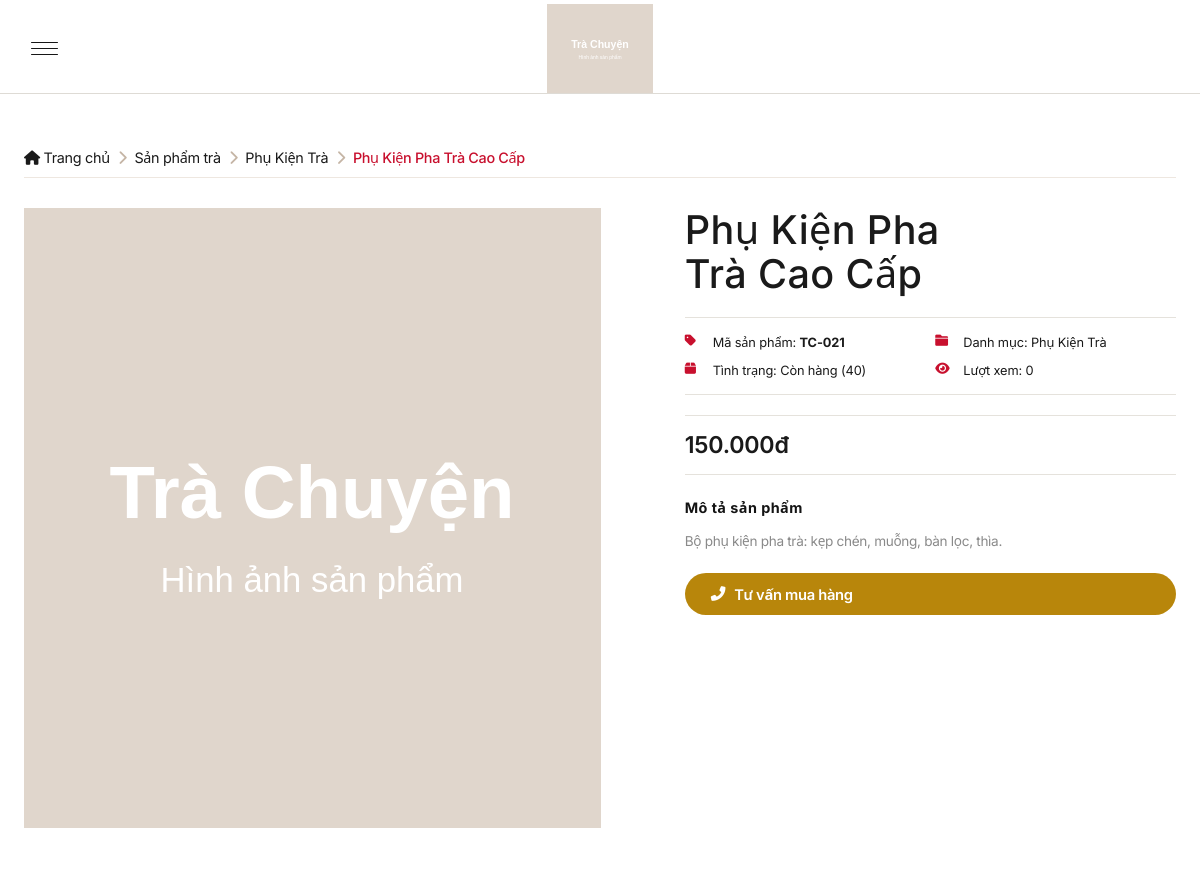
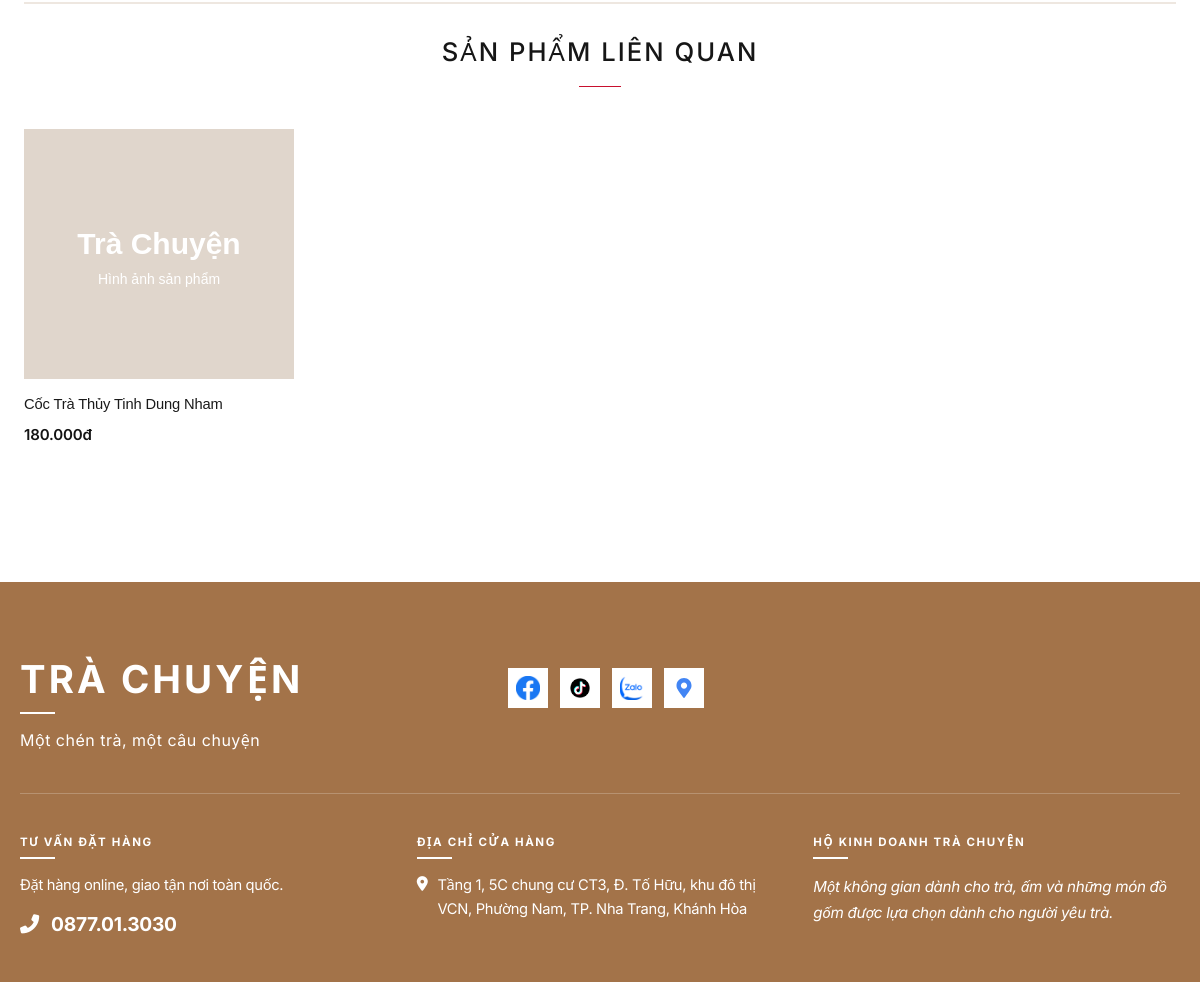
Screenshot of /productdetal.php?id=21 with the database file from the repository (2 pictures, top to bottom).
### tables this page shows
CREATE TABLE IF NOT EXISTS products (
  id int NOT NULL AUTO_INCREMENT,
  code varchar(50) DEFAULT NULL COMMENT 'Mã sản phẩm',
  search_key varchar(500) DEFAULT NULL COMMENT 'Từ khóa tìm kiếm không dấu',
  category_id int DEFAULT NULL COMMENT 'ID danh mục, có thể để trống',
  name varchar(255) NOT NULL COMMENT 'Tên sản phẩm',
  slug varchar(255) NOT NULL COMMENT 'Đường dẫn thân thiện',
  description text COMMENT 'Mô tả chi tiết',
  short_description varchar(500) DEFAULT NULL COMMENT 'Mô tả ngắn',
  price decimal(15,2) NOT NULL COMMENT 'Giá hiện tại',
  old_price decimal(15,2) DEFAULT NULL COMMENT 'Giá cũ (để hiển thị giảm giá)',
  badge enum('hot','sale','new','') DEFAULT '' COMMENT 'Nhãn dán: Hot, Sale, Mới',
  image_url varchar(255) DEFAULT NULL COMMENT 'Ảnh đại diện',
  gallery longtext DEFAULT NULL COMMENT 'Danh sách ảnh phụ JSON',
  rating_avg decimal(2,1) DEFAULT 0.0 COMMENT 'Điểm đánh giá trung bình',
  review_count int DEFAULT 0 COMMENT 'Tổng số lượt đánh giá',
  is_best_seller tinyint(1) DEFAULT 0 COMMENT 'Sản phẩm bán chạy',
  stock_quantity int DEFAULT 0 COMMENT 'Số lượng tồn kho',
  capacity int DEFAULT NULL COMMENT 'Dung tích (ml)',
  is_active tinyint(1) DEFAULT 1 COMMENT 'Trạng thái hoạt động',
  views int DEFAULT 0 COMMENT 'Số lượt xem',
  created_at timestamp NULL DEFAULT CURRENT_TIMESTAMP,
  updated_at timestamp NULL DEFAULT CURRENT_TIMESTAMP ON UPDATE CURRENT_TIMESTAMP,
  PRIMARY KEY (id),
  UNIQUE KEY slug (slug),
  UNIQUE KEY uk_products_code (code),
  KEY category_id (category_id),
  CONSTRAINT products_ibfk_1 FOREIGN KEY (category_id) REFERENCES categories (id) ON DELETE SET NULL
);

CREATE TABLE IF NOT EXISTS categories (
  id int NOT NULL AUTO_INCREMENT,
  name varchar(255) NOT NULL COMMENT 'Tên danh mục',
  slug varchar(255) NOT NULL COMMENT 'Đường dẫn thân thiện',
  description text COMMENT 'Mô tả danh mục',
  image_url varchar(255) DEFAULT NULL COMMENT 'Ảnh đại diện',
  parent_id int DEFAULT NULL COMMENT 'Danh mục cha (NULL = cấp 1)',
  is_active tinyint(1) DEFAULT 1 COMMENT 'Trạng thái hoạt động',
  sort_order int DEFAULT 0 COMMENT 'Thứ tự hiển thị',
  created_at timestamp NULL DEFAULT CURRENT_TIMESTAMP,
  updated_at timestamp NULL DEFAULT CURRENT_TIMESTAMP ON UPDATE CURRENT_TIMESTAMP,
  PRIMARY KEY (id),
  UNIQUE KEY slug (slug),
  KEY parent_id (parent_id),
  CONSTRAINT categories_ibfk_1 FOREIGN KEY (parent_id) REFERENCES categories (id) ON DELETE SET NULL
);

### config/db.php (called while the page is built, shortened)
<?php
function db(): PDO
{
    static $pdo = null;
    if ($pdo === null) {
        $dsn = 'mysql:host=' . DB_HOST . ';dbname=' . DB_NAME . ';charset=' . DB_CHARSET;
        try {
            $pdo = new PDO($dsn, DB_USER, DB_PASS, [
                PDO::ATTR_ERRMODE            => PDO::ERRMODE_EXCEPTION,
                PDO::ATTR_DEFAULT_FETCH_MODE => PDO::FETCH_ASSOC,
                PDO::ATTR_EMULATE_PREPARES   => false,
            ]);
        } catch (PDOException $e) {
            error_log('Database connection failed: ' . $e->getMessage());
            http_response_code(500);
            die('Máy chủ đang gặp sự cố. Vui lòng thử lại sau.');
        }
    }
    return $pdo;
}
function e(?string $value): string
{
    return htmlspecialchars((string)$value, ENT_QUOTES, 'UTF-8');
}
function formatPrice($price): string
{
    return number_format((float)$price, 0, ',', '.');
}
function url(string $path): string
{
    return BASE_URL . $path;
}
function categoryPageUrl(string $slug): string
{
    $all = function_exists('getAllCategories') ? getAllCategories(true) : [];
    $categories = $all;
    $cat = null;
    foreach ($categories as $c) {
        if ($c['slug'] === $slug) {
            $cat = $c;
            break;
        }
    }
    $root = $cat !== null ? categoryRoot((int)$cat['id'], $categories) : null;
    $rootSlug = $root['slug'] ?? '';
    return 'product.php?category=' . urlencode($slug);
}
function productImage(?string $imageUrl): string
{
    $placeholder = url('/img/placeholder.svg');
    $imageUrl = trim((string)$imageUrl);
    if ($imageUrl === '' || str_contains($imageUrl, 'via.placeholder.com')) {
        return $placeholder;
    }
    return url('/' . ltrim($imageUrl, '/'));
}

### admin/product/model.php (called while the page is built, shortened)
<?php
function getAllCategories(bool $includeInactive = false): array
{
    $sql = 'SELECT * FROM categories';
    $sql .= ' ORDER BY sort_order, id';
    $stmt = db()->query($sql);
    return $stmt->fetchAll();
}
function rootPageMap(): array
{
    return [
        'tra'          => ['file' => 'san-pham-tra.php', 'active' => 'products'],
        'gomsu'        => ['file' => 'khai-va-chen.php', 'active' => 'teaset'],
        'amtusa'       => ['file' => 'am-tu-sa.php',     'active' => 'teapot'],
        'hop-qua-tang' => ['file' => 'hop-qua-tang.php', 'active' => 'gift'],
    ];
}
function categoryRoot(?int $id, ?array $all = null): ?array
{
    $byId = [];
    foreach ($all as $c) {
        $byId[(int)$c['id']] = $c;
    }
    $seen = [];
    $current = $byId[$id] ?? null;
    while ($current !== null && !isset($seen[(int)$current['id']])) {
        $seen[(int)$current['id']] = true;
        $pid = $current['parent_id'] !== null ? (int)$current['parent_id'] : 0;
        if ($pid <= 0) {
            return $current;
        }
        $current = $byId[$pid] ?? null;
    }
    return $current;
}
function getProductById(int $id, bool $includeInactive = false): ?array
{
    $sql = 'SELECT p.*, c.name AS category_name, c.slug AS category_slug
            FROM products p
            LEFT JOIN categories c ON c.id = p.category_id
            WHERE p.id = ?';
    if (!$includeInactive) {
        $sql .= ' AND p.is_active = 1';
    }
    $stmt = db()->prepare($sql);
    $stmt->execute([$id]);
    return $stmt->fetch() ?: null;
}

### productdetal.php (the view, shortened to what this page needs)
<?php
require_once __DIR__ . '/config/db.php';
require_once __DIR__ . '/admin/product/model.php';
$id = (int)($_GET['id'] ?? 0);
$product = $id ? getProductById($id) : null;
$extraCssLinks = '<link rel="stylesheet" href="css/product-detail.css">';
$relStmt = db()->prepare('SELECT p.*, c.name AS category_name FROM products p
                          LEFT JOIN categories c ON c.id = p.category_id
                          WHERE p.is_active = 1 AND p.category_id = ? AND p.id != ?
                          ORDER BY p.rating_avg DESC LIMIT 4');
$relStmt->execute([$product['category_id'], $product['id']]);
$related = $relStmt->fetchAll();
$mainImg = productImage($product['image_url']);
require __DIR__ . '/includes/header.php';
?>
<div class="container product-detail-page">
    <div class="breadcrumb">
        <a href="index.php"><i class="fas fa-home"></i> Trang chủ</a>
        <span class="separator"><i class="fas fa-chevron-right"></i></span>
        <a href="san-pham-tra.php">Sản phẩm trà</a>
        <?php if ($product['category_slug']): ?>
            <span class="separator"><i class="fas fa-chevron-right"></i></span>
            <a href="<?= e(categoryPageUrl($product['category_slug'])) ?>"><?= e($product['category_name']) ?></a>
        <?php endif; ?>
        <span class="separator"><i class="fas fa-chevron-right"></i></span>
        <span class="current"><?= e($product['name']) ?></span>
    </div>
    <div class="product-detail-grid">
        <div class="product-detail-images">
            <div class="main-image">
                <img src="<?= e($mainImg) ?>" alt="<?= e($product['name']) ?>" id="mainImage">
            </div>
        </div>
        <div class="product-detail-info">
            <h1 class="product-detail-name"><?= e($product['name']) ?></h1>
            <div class="product-meta">
                <div class="product-meta-item">
                    <i class="fas fa-tag"></i>
                    <span>Mã sản phẩm: <strong><?= e($product['code']) ?></strong></span>
                </div>
                <div class="product-meta-item">
                    <i class="fas fa-folder"></i>
                    <span>Danh mục: <?= e($product['category_name']) ?></span>
                </div>
                <div class="product-meta-item">
                    <i class="fas fa-box"></i>
                    <span>Tình trạng: <?= $product['stock_quantity'] > 0 ? 'Còn hàng (' . (int)$product['stock_quantity'] . ')' : 'Hết hàng' ?></span>
                </div>
                <div class="product-meta-item">
                    <i class="fas fa-eye"></i>
                    <span>Lượt xem: <?= (int)$product['views'] ?></span>
                </div>
            </div>
            <div class="product-detail-price">
                <span class="current"><?= formatPrice($product['price']) ?>đ</span>
            </div>
            <div class="product-detail-description">
                <h4>Mô tả sản phẩm</h4>
                <p><?= nl2br(e($product['description'] ?: 'Chưa có mô tả cho sản phẩm này.')) ?></p>
            </div>
            <a class="btn-consult" href="tel:0877013030"><i class="fas fa-phone-alt"></i>Tư vấn mua hàng</a>
        </div>
    </div>
    <?php if ($related): ?>
    <section class="related-products">
        <h2 class="section-title">Sản phẩm liên quan</h2>
        <div class="grid-6col-2row">
            <?php foreach ($related as $rp):
                $rImg = productImage($rp['image_url']);
                ?>
                <div class="product-item" data-id="<?= (int)$rp['id'] ?>">
                    <a href="productdetal.php?id=<?= $rp['id'] ?>">
                        <img src="<?= e($rImg) ?>" alt="<?= e($rp['name']) ?>">
                        <h3><?= e($rp['name']) ?></h3>
                    </a>
                    <div class="product-price">
                        <span class="current-price"><?= formatPrice($rp['price']) ?>đ</span>
                    </div>
                    </div>
            <?php endforeach; ?>
        </div>
    </section>
    <?php endif; ?>
</div>
<?php
require __DIR__ . '/includes/footer.php';
?>

### css/product-detail.css (style rules this page uses)
.breadcrumb { display: flex; align-items: center; gap: 8px; font-size: 0.9rem; color: #8d6e63; margin-bottom: 30px; padding: 10px 0; border-bottom: 1px solid #eee7e0; }
.breadcrumb a { color: #5d4037; text-decoration: none; transition: color 0.3s; }
.breadcrumb .separator { color: #c5b5a5; }
.breadcrumb .current { color: #b8860b; font-weight: 500; }
.product-detail-grid { display: grid; grid-template-columns: 1fr 1fr; gap: 50px; margin-bottom: 50px; }
.product-detail-images { position: relative; }
.main-image { width: 100%; height: 500px; border-radius: 0; overflow: hidden; border: 1px solid #000; box-shadow: 0 4px 20px rgba(0, 0, 0, 0.08); background: #f5f0eb; }
.main-image img { width: 100%; height: 100%; object-fit: cover; }
.product-detail-info { display: flex; flex-direction: column; gap: 20px; }
.product-detail-name { font-family: 'Montserrat', sans-serif; font-size: 1.9rem; font-weight: 700; color: #3e2723; line-height: 1.3; }
.product-detail-price { display: flex; align-items: center; gap: 15px; padding: 15px 0; border-top: 1px solid #eee7e0; border-bottom: 1px solid #eee7e0; }
.product-detail-price .current { font-size: 1.7rem; font-weight: 700; color: #b8860b; }
.product-detail-description { color: #5d4037; line-height: 1.8; font-size: 0.85rem; }
.product-detail-description h4 { font-size: 0.9rem; color: #3e2723; margin-bottom: 8px; }
.product-meta { display: grid; grid-template-columns: 1fr 1fr; gap: 10px; padding: 15px 0; border-top: 1px solid #eee7e0; border-bottom: 1px solid #eee7e0; }
.product-meta-item { display: flex; align-items: center; gap: 8px; color: #5d4037; font-size: 0.8rem; }
.product-meta-item i { color: #b8860b; width: 20px; }
.related-products { margin-top: 50px; padding-top: 30px; border-top: 2px solid #eee7e0; }
.related-products .section-title { font-size: 1.6rem; }
.related-products .grid-6col-2row { grid-template-columns: repeat(4, 1fr); }
:root { --cartier-red: #c8102e; --cartier-black: #141414; --cartier-ink: #1a1a1a; --cartier-muted: #8a8a8a; --cartier-line: #e5e2dc; }
.product-detail-page { background-color: #ffffff; }
.product-detail-name { font-family: 'Fraunces', Georgia, 'Times New Roman', serif; font-weight: 500; letter-spacing: 0.01em; color: var(--cartier-black); }
.product-detail-price { border-color: var(--cartier-line); }
.product-detail-price .current { color: var(--cartier-black); font-weight: 600; }
.product-detail-description { color: var(--cartier-ink); }
.product-detail-description h4 { color: var(--cartier-black); }
.product-meta { border-color: var(--cartier-line); }
.product-meta-item { color: var(--cartier-ink); }
.product-meta-item i { color: var(--cartier-red); }
.breadcrumb a, .breadcrumb .current { color: var(--cartier-ink); }
.breadcrumb .current { color: var(--cartier-red); }
.related-products .product-item { border: none; box-shadow: none; text-align: left; }
.related-products .product-item h3 { color: var(--cartier-ink); }
.related-products .current-price { color: var(--cartier-black); }
.product-detail-page { max-width: 1280px; padding: 44px 24px 92px; }
.product-detail-grid { grid-template-columns: minmax(0, 1.08fr) minmax(340px, .92fr); gap: clamp(42px, 7vw, 96px); align-items: start; }
.main-image { height: min(620px, 52vw); min-height: 420px; border: 0; background: var(--cartier-off); box-shadow: none; }
.product-detail-name { color: var(--cartier-ink); font-size: clamp(1.7rem, 3.3vw, 3rem); font-weight: 500; letter-spacing: .01em; line-height: 1.12; text-wrap: balance; }
.product-detail-price .current { color: var(--cartier-ink); font-size: 1.45rem; }
.product-detail-description { max-width: 52ch; color: var(--cartier-muted); line-height: 1.8; }
.product-detail-page, body { font-family: 'Inter', system-ui, -apple-system, 'Segoe UI', Roboto, sans-serif; letter-spacing: -0.02em; }
h1, h2, h3, h4, h5, h6 { font-family: 'Inter', system-ui, sans-serif; letter-spacing: -0.015em; }
.product-detail-name, .related-title, .breadcrumb a, .breadcrumb .current, .btn-add-to-cart, .product-detail-description h4 { font-family: 'Inter', system-ui, sans-serif; }
.btn-add-to-cart, .product-detail-description h4 { letter-spacing: 0.03em; }
.product-detail-price .current, .product-detail-price .old, .product-meta-item { letter-spacing: -0.01em; }

### rows the page displays
products: category.name "Phụ Kiện Trà", name "Phụ Kiện Pha Trà Cao Cấp", code "TC-021", stock_quantity "40", views "0", price "150.000", description "Bộ phụ kiện pha trà: kẹp chén, muỗng, bàn lọc, thìa."
products: name "Cốc Trà Thủy Tinh Dung Nham", price "180.000"
